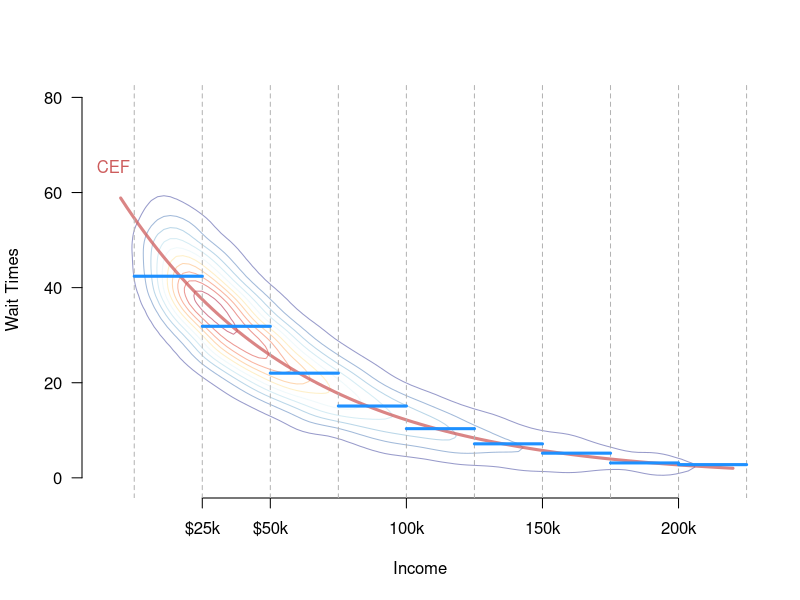
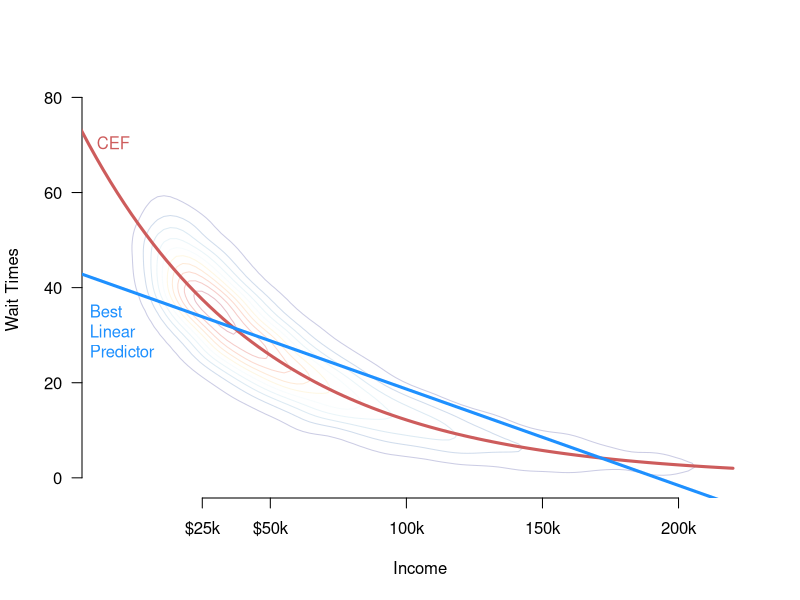
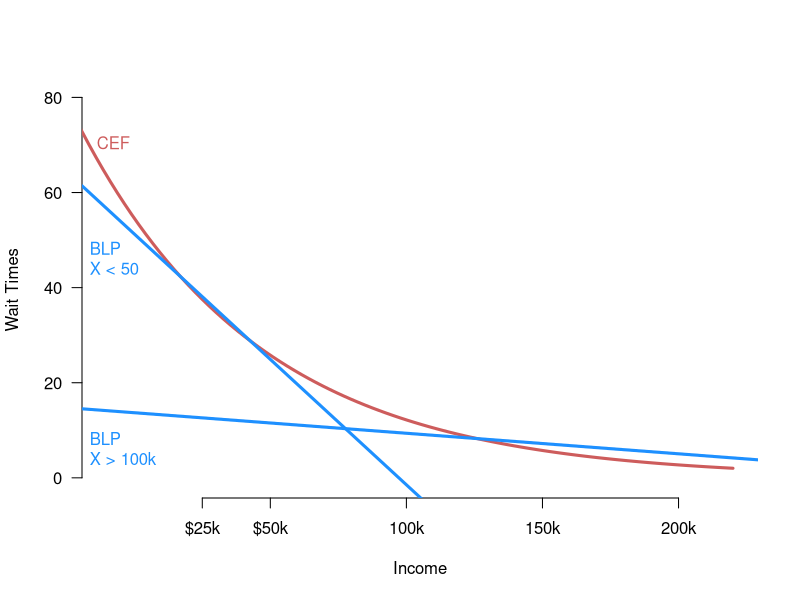

R code for these plots, in order:
## ---- chunk 1
#| echo: false
#| label: fig-cef-binned
#| fig-cap: "Hypothetical joint distribution of income and poll wait times (contour plot), conditional expectation function (red), and the conditional expectation of the binned income (blue)."
set.seed(02143)
k <- 10
my.cols <- rev(RColorBrewer::brewer.pal(k, "RdYlBu"))
dens.cols <- rev(RColorBrewer::brewer.pal(n = 4, name = "RdBu"))
x <- exp(rnorm(10000, 1.5, 0.75))
y <- rpois(n = 10000, exp(4-x*0.15)) 
z <- MASS::kde2d(x, y, n=100, lims = c(-1, 22, -1, 80))
xs <- c(2.5, 5, 7.5, 15)
xlabs <- paste("$", xs * 10, "k", sep = "")
contour(z, levels = seq(0.0005, 0.008, length.out = 10), col = adjustcolor(my.cols, alpha = 0.5), drawlabels = FALSE, xlab = "Income", ylab = "Wait Times", las = 1, bty = "n", xaxt = "n")
axis(side = 1, at = c(2.5, 5, 10, 15, 20), labels = c("$25k", "$50k", "100k", "150k", "200k"))
curve(exp(4 - x * 0.15), from = -0.5, to = 22, add = TRUE, col = adjustcolor("indianred", alpha = 0.75), lwd = 3)
text(x = -1.75, y = 65, "CEF", pos = 4, col = "indianred")
cuts <- c(0, 2.5, 5, 7.5, 10, 12.5, 15, 17.5, 20, 22.5)
abline(v=cuts, col = "grey70", lty = 2)
means <- tapply(y, cut(x, breaks = cuts), mean)
for (i in 2:length(cuts)) {
  segments(x0 = cuts[i-1], x1 = cuts[i], y0 = means[i-1], col = "dodgerblue", lwd = 3)
}

## ---- chunk 2
#| label: fig-cef-blp
#| echo: false
#| fig.cap: "Comparison of the CEF and the best linear predictor."
contour(z, levels = seq(0.0005, 0.008, length.out = 10), col = adjustcolor(my.cols, alpha = 0.25), drawlabels = FALSE, xlab = "Income", ylab = "Wait Times", las = 1, bty = "n", xaxt = "n")
axis(side = 1, at = c(2.5, 5, 10, 15, 20), labels = c("$25k", "$50k", "100k", "150k", "200k"))
curve(exp(4 - x * 0.15), from = -4, to = 22, add = TRUE, col = "indianred", lwd = 3)
text(x = -1.75, y = 70, "CEF", pos = 4, col = "indianred")
abline(lm(y~x), col = "dodgerblue", lwd = 3)
text(x = -2, y = 29, "Best\nLinear\nPredictor", col = "dodgerblue", pos = 4)
## ---- chunk 3
#| label: fig-blp-limits
#| echo: false
#| fig.cap: "Linear projections for when truncating income distribution below $50k and above $100k."
contour(z, levels = seq(0.0005, 0.008, length.out = 10), col = adjustcolor(my.cols, alpha = 0), drawlabels = FALSE, xlab = "Income", ylab = "Wait Times", las = 1, bty = "n", xaxt = "n")
axis(side = 1, at = c(2.5, 5, 10, 15, 20), labels = c("$25k", "$50k", "100k", "150k", "200k"))
curve(exp(4 - x * 0.15), from = -4, to = 22, add = TRUE, col = "indianred", lwd = 3)
text(x = -1.75, y = 70, "CEF", pos = 4, col = "indianred")
abline(lm(y~x, subset = x < 5), col = "dodgerblue", lwd = 3)
abline(lm(y~x, subset = x > 10), col = "dodgerblue", lwd = 3)
text(x = -2, y = 45, "BLP\nX < 50", col = "dodgerblue", pos = 4)
text(x = -2, y = 5, "BLP\nX > 100k", col = "dodgerblue", pos = 4)
